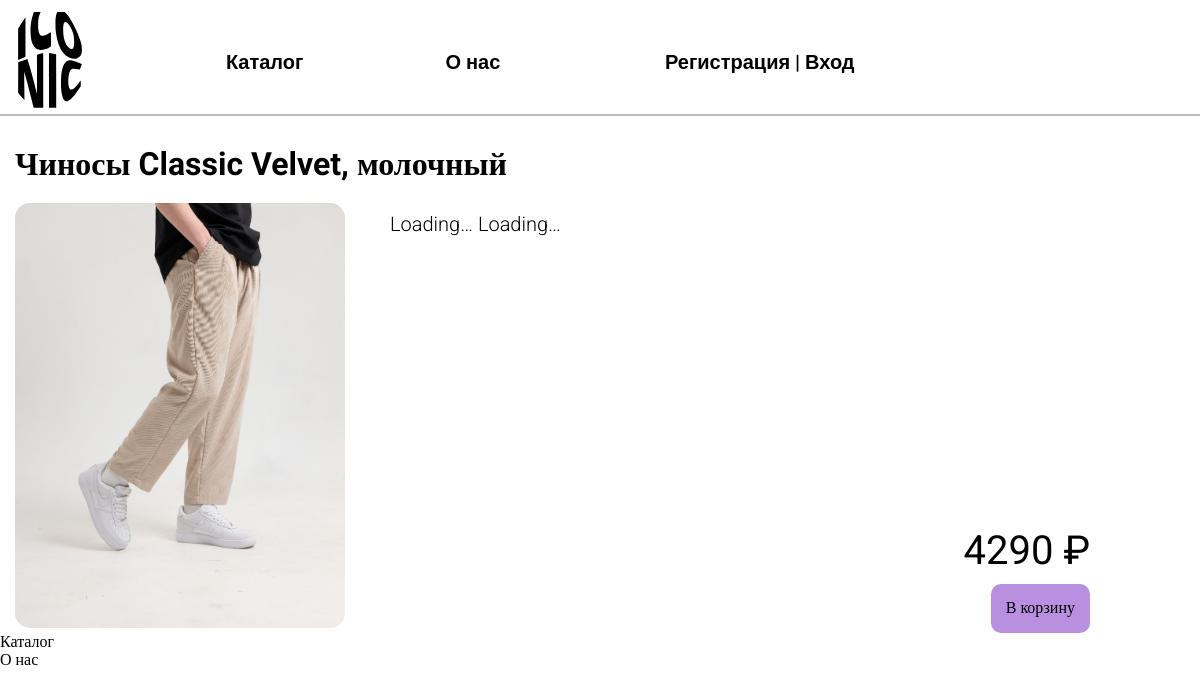
The page /item/classic-velvet/ on the database its author committed.
### products/models.py (models this page shows, shortened)
class Product(models.Model):
    name = models.CharField(max_length=256, verbose_name="Товар")
    description = models.TextField(blank=True, verbose_name="Описание")
    short_description = models.CharField(max_length=64, verbose_name="Краткое описание")
    price = models.DecimalField(decimal_places=2, max_digits=8, verbose_name="Цена")
    image = models.ImageField(upload_to=user_directory_path, verbose_name="Изображение", blank=True)
    category = models.ForeignKey(to=ProductCategory, verbose_name=("Категория"), on_delete=models.CASCADE)
    quantity = models.PositiveIntegerField(verbose_name="Количество", default=1)
    is_available = models.BooleanField(verbose_name="В наличии", default=True)
    slug = models.SlugField(max_length=255, unique=True, db_index=True, verbose_name="URL")
    class Meta:
        verbose_name = "Товар"
        verbose_name_plural = "Товары"
        ordering = ['name', 'category']

### products/views.py (the view)
# urls.py: path('item/<slug:item_slug>/', ShowItem.as_view(), name='item'),
class ShowItem(DataMixin,DetailView):
    model = Product
    template_name = 'products/item.html'
    slug_url_kwarg = 'item_slug'
    context_object_name = 'products'
    def get_context_data(self,*, object_list=None, **kwargs):
        context = super().get_context_data(**kwargs)
        c_def = self.get_user_context(title=context['products'].name)
        return dict(list(context.items()) + list(c_def.items()))

### products/utils.py (called while the page is built)
    def get_user_context(self, **kwargs):
        context = kwargs
        user_menu = menu.copy()
        if not self.request.user.is_authenticated:
            user_menu.pop(1)
        context['menu'] = user_menu
        if 'cat_shearch' not in context:
            context['cat_shearch'] = 0
        if 'category_selected' not in context:
            context['category_selected'] = 0
        return context

### products/templates/products/item.html
{% extends "products/base.html" %}
{% block content %}
<section class="container">
    <h1 class="name_item">{{products.short_description}}</h1>
    <div class="item">
        {% if products.image %}
            <p><img src="{{products.image.url}}" class="item_img"></p>
        {% endif %}
        {% autoescape off %}
        <div class="item_info">
            <p class="item_description">
                {{products.description}}
            </p>
            {% endautoescape %}
            <p class="item_price">
                {{products.price|floatformat}} ₽
            </p>
            <a href="#" class="item_buy_btn">
                В корзину
            </a>
        </div>
    </div>
</section>
{% endblock %}

### products/static/products/css/styles.css (style rules this page uses)
a { text-decoration: none; color:black; }
.container { width: 1170px; margin: 0 auto; }

### products/static/products/css/item.css (style rules this page uses)
.name_item { font-family: 'Roboto'; font-weight: 700; font-size: 32px; margin-bottom: 20px; }
.item { display: flex; flex-direction: row; gap: 45px; }
.item_img { width: 330px; height: 425px; border-radius: 15px; object-fit:cover; }
.item_description { padding-top: 10px; font-family: 'Roboto'; font-weight: 300; font-size: 20px; margin-bottom: 20px; width: 700px; }
.item_info { display: grid; grid-template: 1fr 1fr/1fr; }
.item_price { display: inline; font-family: "Roboto"; font-weight: 400; font-size: 40px; align-self: end; justify-self: end; padding-bottom: 10px; }
.item_buy_btn { justify-self: end; align-self: center; background-color: rgb(185, 144, 223); width: fit-content; border-radius: 10px; padding: 15px 15px 15px 15px; font-family: "Roboto"; }

### rows shown on the page
Product: short_description "Чиносы Classic Velvet, молочный", image (picture), description "Loading… Loading…", price "4290"

### other values the page prints
{{ m.title }} "Каталог" "О нас"
